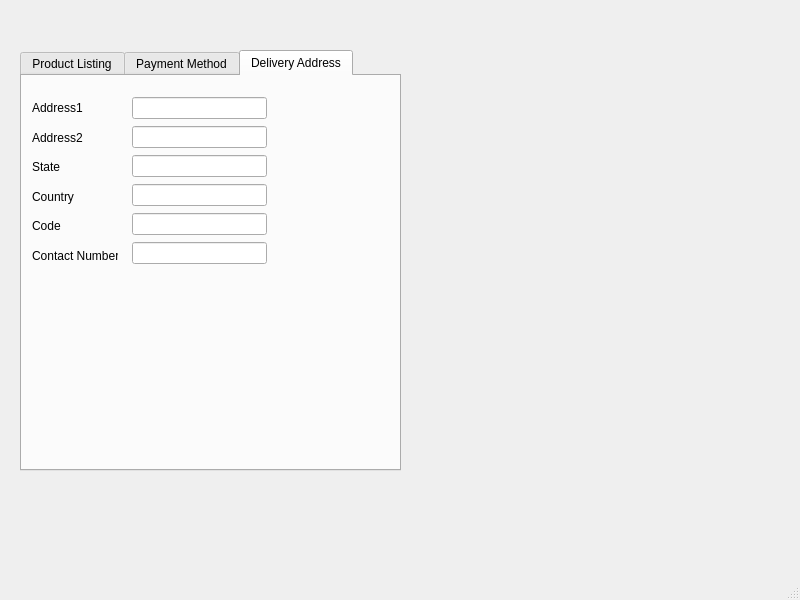
<?xml version="1.0" encoding="UTF-8"?>
<ui version="4.0">
 <class>MainWindow</class>
 <widget class="QMainWindow" name="MainWindow">
  <property name="geometry">
   <rect>
    <x>0</x>
    <y>0</y>
    <width>800</width>
    <height>600</height>
   </rect>
  </property>
  <property name="windowTitle">
   <string>MainWindow</string>
  </property>
  <widget class="QWidget" name="centralwidget">
   <widget class="QTabWidget" name="tabWidget">
    <property name="geometry">
     <rect>
      <x>20</x>
      <y>50</y>
      <width>381</width>
      <height>421</height>
     </rect>
    </property>
    <property name="currentIndex">
     <number>2</number>
    </property>
    <widget class="QWidget" name="AfterCurrentPage">
     <attribute name="title">
      <string>Product Listing</string>
     </attribute>
     <widget class="QWidget" name="layoutWidget">
      <property name="geometry">
       <rect>
        <x>10</x>
        <y>20</y>
        <width>181</width>
        <height>251</height>
       </rect>
      </property>
      <layout class="QVBoxLayout" name="verticalLayout">
       <item>
        <widget class="QPushButton" name="pushButton">
         <property name="text">
          <string>Add to Cart</string>
         </property>
        </widget>
       </item>
       <item>
        <widget class="QCheckBox" name="checkBox_4">
         <property name="text">
          <string>Cell Phone $150</string>
         </property>
        </widget>
       </item>
       <item>
        <widget class="QCheckBox" name="checkBox_3">
         <property name="text">
          <string>Laptop $500</string>
         </property>
        </widget>
       </item>
       <item>
        <widget class="QCheckBox" name="checkBox_2">
         <property name="text">
          <string>Camera $250</string>
         </property>
        </widget>
       </item>
       <item>
        <widget class="QCheckBox" name="checkBox">
         <property name="text">
          <string>Shoes $200</string>
         </property>
        </widget>
       </item>
      </layout>
     </widget>
    </widget>
    <widget class="QWidget" name="tab_3">
     <attribute name="title">
      <string>Payment Method</string>
     </attribute>
     <widget class="QRadioButton" name="radioButton">
      <property name="geometry">
       <rect>
        <x>40</x>
        <y>50</y>
        <width>89</width>
        <height>16</height>
       </rect>
      </property>
      <property name="text">
       <string>Debit Card</string>
      </property>
     </widget>
     <widget class="QRadioButton" name="radioButton_2">
      <property name="geometry">
       <rect>
        <x>40</x>
        <y>80</y>
        <width>89</width>
        <height>16</height>
       </rect>
      </property>
      <property name="text">
       <string>Credit Card</string>
      </property>
     </widget>
     <widget class="QRadioButton" name="radioButton_3">
      <property name="geometry">
       <rect>
        <x>40</x>
        <y>120</y>
        <width>89</width>
        <height>16</height>
       </rect>
      </property>
      <property name="text">
       <string>Net Banking</string>
      </property>
     </widget>
     <widget class="QRadioButton" name="radioButton_4">
      <property name="geometry">
       <rect>
        <x>40</x>
        <y>150</y>
        <width>261</width>
        <height>16</height>
       </rect>
      </property>
      <property name="text">
       <string>Cash On Delivery</string>
      </property>
     </widget>
    </widget>
    <widget class="QWidget" name="DeliveryAddress">
     <attribute name="title">
      <string>Delivery Address</string>
     </attribute>
     <widget class="QWidget" name="">
      <property name="geometry">
       <rect>
        <x>10</x>
        <y>20</y>
        <width>86</width>
        <height>171</height>
       </rect>
      </property>
      <layout class="QVBoxLayout" name="verticalLayout_2">
       <item>
        <widget class="QLabel" name="label_6">
         <property name="text">
          <string>Address1 </string>
         </property>
        </widget>
       </item>
       <item>
        <widget class="QLabel" name="label_5">
         <property name="text">
          <string>Address2</string>
         </property>
        </widget>
       </item>
       <item>
        <widget class="QLabel" name="label_4">
         <property name="text">
          <string>State</string>
         </property>
        </widget>
       </item>
       <item>
        <widget class="QLabel" name="label_3">
         <property name="text">
          <string>Country</string>
         </property>
        </widget>
       </item>
       <item>
        <widget class="QLabel" name="label_2">
         <property name="text">
          <string>Code</string>
         </property>
        </widget>
       </item>
       <item>
        <widget class="QLabel" name="label">
         <property name="text">
          <string>Contact Number</string>
         </property>
        </widget>
       </item>
      </layout>
     </widget>
     <widget class="QWidget" name="">
      <property name="geometry">
       <rect>
        <x>110</x>
        <y>20</y>
        <width>135</width>
        <height>171</height>
       </rect>
      </property>
      <layout class="QVBoxLayout" name="verticalLayout_3">
       <item>
        <widget class="QLineEdit" name="lineEdit"/>
       </item>
       <item>
        <widget class="QLineEdit" name="lineEdit_2"/>
       </item>
       <item>
        <widget class="QLineEdit" name="lineEdit_3"/>
       </item>
       <item>
        <widget class="QLineEdit" name="lineEdit_4"/>
       </item>
       <item>
        <widget class="QLineEdit" name="lineEdit_5"/>
       </item>
       <item>
        <widget class="QLineEdit" name="lineEdit_6"/>
       </item>
      </layout>
     </widget>
    </widget>
   </widget>
  </widget>
  <widget class="QMenuBar" name="menubar">
   <property name="geometry">
    <rect>
     <x>0</x>
     <y>0</y>
     <width>800</width>
     <height>23</height>
    </rect>
   </property>
  </widget>
  <widget class="QStatusBar" name="statusbar"/>
 </widget>
 <resources/>
 <connections/>
</ui>
